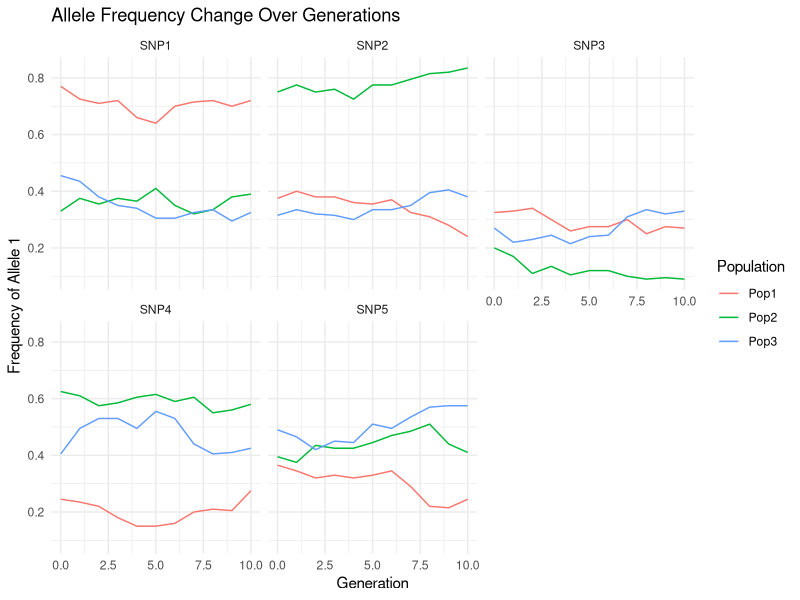
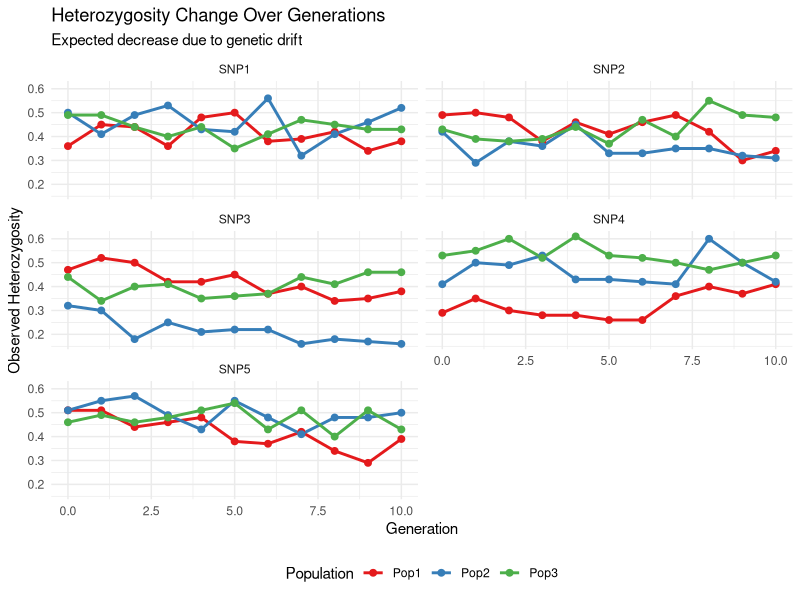
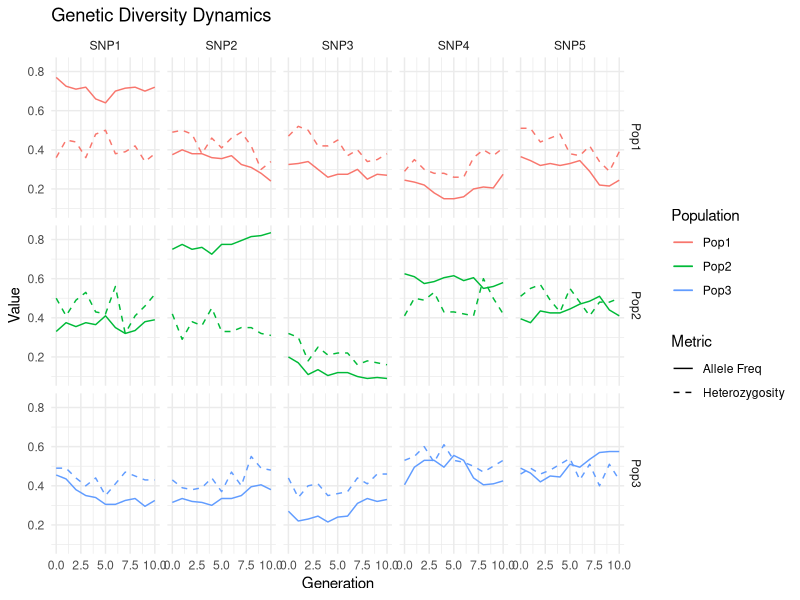
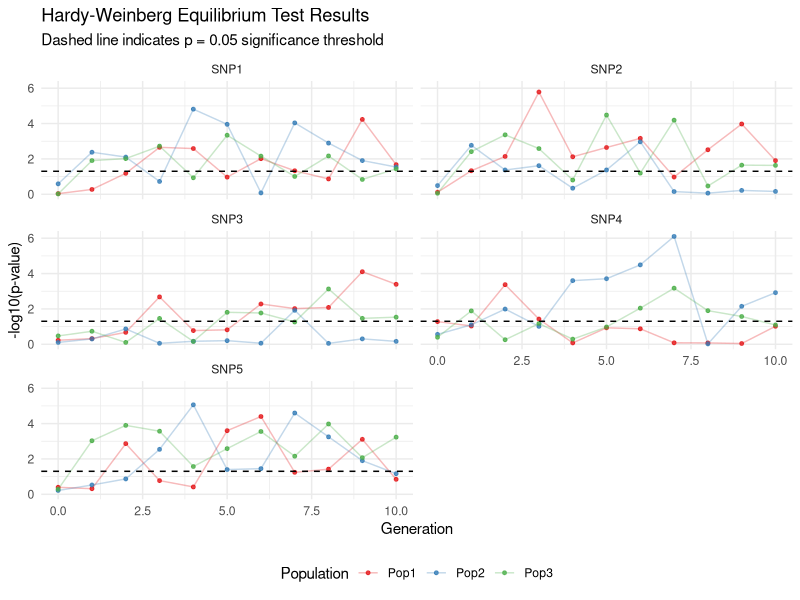

Here is the R script that generated these plots, in order:
################################################################################
#
#         SIMULADOR: EQUILIBRIO DE HW A LO LARGO DE VARIAS GENERACIONES
#.        Angel Alexandro Criollo Rayo
#.        Grupo de Citogenetica, Filogenia y Evolucion de Poblaciones
#         Doctorado en Ciencias Biomedicas -Universidad del Tolima-
#         Asignatura: Genetica Poblacional y Evolutiva (electiva)
#
################################################################################
# Simulador para observar el efecto de la deriva y el tamano de la poblacional
# en las frecuencias alelicas, genotipicas, revisar el equilibrio HW y las 
# heterocigosidades en cada generacion.
#-------------------------------------------------------------------------------

library(data.table)
library(ggplot2)

################################################################################
# 1. Parametros iniciales -EDITABLES-
n_populations <- 3
n_individuals <- 100
n_snps <- 5
nucleotides <- c("A", "C", "T", "G")
n_generations <- 10

################################################################################

# 2. Alelos escogidos por cada SNP
set.seed(123)
snp_alleles <- data.table(
  SNP = paste0("SNP", 1:n_snps),
  Allele1 = sample(nucleotides, n_snps, replace = TRUE)
)
snp_alleles[, Allele2 := sapply(Allele1, function(x) sample(setdiff(nucleotides, x), 1))]

# 3. Poblaciones iniciales
initialize_population <- function(pop_name, n_ind) {
  pop <- data.table(
    Population = pop_name,
    Individual = paste0(pop_name, "_", 1:n_ind),
    Generation = 0
  )
  
  for (i in 1:n_snps) {
    a1 <- snp_alleles[i, Allele1]
    a2 <- snp_alleles[i, Allele2]
    p <- runif(1, 0.2, 0.8) # Random starting frequency
    
    pop[, paste0("SNP", i) := sample(
      c(paste0(a1, a1), paste0(a1, a2), paste0(a2, a2)),
      size = n_ind,
      replace = TRUE,
      prob = c(p^2, 2*p*(1-p), (1-p)^2)
    )]
  }
  return(pop)
}

# 4. Creacion poblacion inicial
pop_list <- lapply(paste0("Pop", 1:n_populations), initialize_population, n_ind = n_individuals)
genotypes_df <- rbindlist(pop_list)

# 5. Funcion para crear la siguiente generacion
generate_next_generation <- function(current_gen_df, gen_num) {
  # Melt to get all alleles
  allele_pool <- melt(current_gen_df,
                      id.vars = c("Population", "Individual", "Generation"),
                      variable.name = "SNP",
                      value.name = "Genotype")[,
                                               {
                                                 alleles <- c(substr(Genotype, 1, 1), substr(Genotype, 2, 2))
                                                 .(Allele = alleles)
                                               }, by = .(Population, SNP)
                      ]
  
  # Crear nuevos genotipos a partir de muestreo aleatorio
  new_genotypes <- allele_pool[,
                               {
                                 sampled_alleles <- sample(Allele, 2 * n_individuals, replace = TRUE)
                                 genotypes <- paste0(
                                   sampled_alleles[seq(1, 2*n_individuals, by = 2)],
                                   sampled_alleles[seq(2, 2*n_individuals, by = 2)]
                                 )
                                 .(Individual = paste0("Gen", gen_num, "_", 1:n_individuals),
                                   Generation = gen_num,
                                   Genotype = genotypes)
                               }, by = .(Population, SNP)
  ]
  
  # Convert back to wide format
  dcast(new_genotypes, Population + Individual + Generation ~ SNP, value.var = "Genotype")
}

# 6. Run simulation
evolution_df <- copy(genotypes_df)
for (gen in 1:n_generations) {
  new_gen <- generate_next_generation(evolution_df[Generation == gen-1], gen)
  evolution_df <- rbindlist(list(evolution_df, new_gen))
}

# 7. Calculate allele frequencies over time (CORRECTED)
melted_evolution <- melt(evolution_df,
                         id.vars = c("Generation", "Population", "Individual"),
                         variable.name = "SNP",
                         value.name = "Genotype")

allele_freqs_over_time <- melted_evolution[,
                                           {
                                             alleles <- snp_alleles[SNP == .BY$SNP]
                                             a1_count <- sum(substr(Genotype, 1, 1) == alleles$Allele1) + 
                                               sum(substr(Genotype, 2, 2) == alleles$Allele1)
                                             total <- 2 * .N
                                             .(Freq1 = a1_count/total, Freq2 = (total - a1_count)/total)
                                           }, by = .(Generation, Population, SNP)
]

# 8. Calculate heterozygosity over time (using melted data)
het_over_time <- melted_evolution[,
                                  {
                                    alleles <- snp_alleles[SNP == .BY$SNP]
                                    # Count heterozygotes (alleles differ)
                                    het_count <- sum(substr(Genotype, 1, 1) != substr(Genotype, 2, 2))
                                    .(Het = het_count/.N, 
                                      N = .N) # Include sample size for reference
                                  }, 
                                  by = .(Generation, Population, SNP)
]

# 9. Function to calculate HWE tests for a generation
calculate_hwe <- function(gen_data, gen_num) {
  melted_gen <- melt(gen_data,
                     id.vars = c("Population", "Individual", "Generation"),
                     variable.name = "SNP",
                     value.name = "Genotype")
  
  hwe_results <- melted_gen[,
                            {
                              alleles <- snp_alleles[SNP == .BY$SNP]
                              
                              # Count observed genotypes
                              obs_aa <- sum(Genotype == paste0(alleles$Allele1, alleles$Allele1))
                              obs_ab <- sum(Genotype == paste0(alleles$Allele1, alleles$Allele2))
                              obs_bb <- sum(Genotype == paste0(alleles$Allele2, alleles$Allele2))
                              total <- obs_aa + obs_ab + obs_bb
                              
                              # Calculate allele frequencies
                              p <- (2 * obs_aa + obs_ab) / (2 * total)
                              q <- 1 - p
                              
                              # Calculate expected counts under HWE
                              exp_aa <- p^2 * total
                              exp_ab <- 2 * p * q * total
                              exp_bb <- q^2 * total
                              
                              # Calculate chi-square (with continuity correction)
                              chi_sq <- sum(
                                (abs(obs_aa - exp_aa) - 0.5)^2 / exp_aa,
                                (abs(obs_ab - exp_ab) - 0.5)^2 / exp_ab,
                                (abs(obs_bb - exp_bb) - 0.5)^2 / exp_bb
                              )
                              
                              # Calculate p-value
                              p_val <- pchisq(chi_sq, df = 1, lower.tail = FALSE)
                              
                              # Return results
                              .(Obs_A1A1 = obs_aa,
                                Obs_A1A2 = obs_ab,
                                Obs_A2A2 = obs_bb,
                                Exp_A1A1 = exp_aa,
                                Exp_A1A2 = exp_ab,
                                Exp_A2A2 = exp_bb,
                                ChiSq = chi_sq,
                                Pval = p_val,
                                N = total)
                            },
                            by = .(Population, SNP)
  ]
  
  cbind(Generation = gen_num, hwe_results)
}

# Calculate HWE for all generations
all_hwe_results <- rbindlist(
  lapply(0:n_generations, function(gen) {
    calculate_hwe(evolution_df[Generation == gen], gen)
  })
)

# Format results for better readability
formatted_hwe <- all_hwe_results[, .(
  Generation,
  Population,
  SNP,
  `Obs A1A1` = Obs_A1A1,
  `Obs A1A2` = Obs_A1A2,
  `Obs A2A2` = Obs_A2A2,
  `Exp A1A1` = round(Exp_A1A1, 2),
  `Exp A1A2` = round(Exp_A1A2, 2),
  `Exp A2A2` = round(Exp_A2A2, 2),
  `Chi-Sq` = round(ChiSq, 4),
  `P-value` = ifelse(Pval < 0.0001, "<0.0001", format(round(Pval, 4), nsmall = 4)),
  `Significant` = ifelse(Pval < 0.05, "*", "")
)]

# View formatted results
print(formatted_hwe)

all_hwe_results <- rbindlist(
  lapply(0:n_generations, function(gen) {
    calculate_hwe(evolution_df[Generation == gen], gen)
  })
)


################################################################################
#
# Analisis visual
#
################################################################################

# 8. Plot results allele freq.
ggplot(allele_freqs_over_time, 
       aes(x = Generation, y = Freq1, color = Population, group = interaction(Population, SNP))) +
  geom_line() +
  facet_wrap(~ SNP) +
  labs(title = "Allele Frequency Change Over Generations",
       y = "Frequency of Allele 1") +
  theme_minimal()

# View heterozygosity results
print(het_over_time)

# Plot heterozygosity changes
ggplot(het_over_time, 
       aes(x = Generation, y = Het, color = Population, group = Population)) +
  geom_line(size = 1) +
  geom_point(size = 2) +
  facet_wrap(~ SNP, ncol = 2) +
  labs(title = "Heterozygosity Change Over Generations",
       subtitle = "Expected decrease due to genetic drift",
       y = "Observed Heterozygosity",
       x = "Generation") +
  theme_minimal() +
  scale_color_brewer(palette = "Set1") +
  theme(legend.position = "bottom")

# Combined plot with allele frequencies and heterozygosity
combined_results <- merge(allele_freqs_over_time, het_over_time, 
                          by = c("Generation", "Population", "SNP"))

ggplot(combined_results, aes(x = Generation)) +
  geom_line(aes(y = Freq1, color = Population, linetype = "Allele Freq")) +
  geom_line(aes(y = Het, color = Population, linetype = "Heterozygosity")) +
  facet_grid(Population ~ SNP) +
  labs(title = "Genetic Diversity Dynamics",
       y = "Value",
       color = "Population",
       linetype = "Metric") +
  scale_linetype_manual(values = c("Allele Freq" = 1, "Heterozygosity" = 2)) +
  theme_minimal()

# HWE p-val dynamics
hwe_plot <- ggplot(all_hwe_results, aes(x = Generation, y = -log10(Pval))) +
  geom_point(aes(color = Population), size = 1, alpha = 0.8) +
  geom_line(aes(group = interaction(Population, SNP), color = Population), alpha = 0.3) +
  geom_hline(yintercept = -log10(0.05), linetype = "dashed", color = "black") +
  facet_wrap(~ SNP, ncol = 2) +
  labs(title = "Hardy-Weinberg Equilibrium Test Results",
       subtitle = "Dashed line indicates p = 0.05 significance threshold",
       y = "-log10(p-value)",
       x = "Generation") +
  theme_minimal() +
  scale_color_brewer(palette = "Set1") +
  theme(legend.position = "bottom")

print(hwe_plot)




















